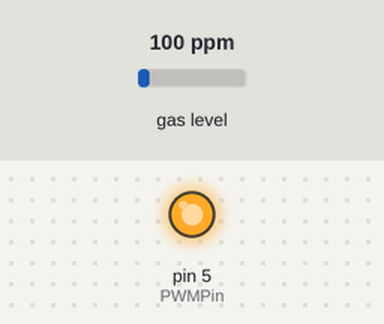
The sketch below on a simulated Arduino Uno, built with avr-gcc and run on an emulated ATmega328P. Shown: output pins drawn as LEDs (lit = HIGH). The inputs (shaded band) are chosen by the test bench; at power-on: gas level 100 ppm. What the sketch prints to the serial monitor is not drawn.

Above: at 0.1 s.
Timing chart, 0 to 1.6 s (numbered marks = the images above):
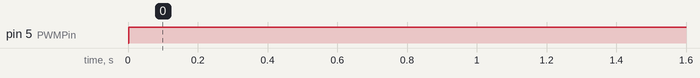

Measured:
- by itself, pin 5 (PWMPin): LOW → HIGH at 0.00 s

The sketch:

testMQ7.ino
```cpp
//Include the library
#include <MQUnifiedsensor.h>

//Definitions
#define placa "Arduino UNO"
#define Voltage_Resolution 5
#define pin A1 //Analog input 0 of your arduino
#define type "MQ-7" //MQ7
#define ADC_Bit_Resolution 10 // For arduino UNO/MEGA/NANO
#define RatioMQ7CleanAir 27.5 //RS / R0 = 27.5 ppm
#define PWMPin 5 // Pin connected to mosfet

//Declare Sensor
MQUnifiedsensor MQ7(placa, Voltage_Resolution, ADC_Bit_Resolution, pin, type);
unsigned long oldTime = 0;

void setup() {
  Serial.begin(9600);
  pinMode(PWMPin, OUTPUT);

  //Set math model to calculate the PPM concentration and the value of constants
  MQ7.setRegressionMethod(1); //_PPM =  a*ratio^b
  MQ7.setA(99.042); MQ7.setB(-1.518); // Configure the equation to calculate CO concentration value

  /*
    Exponential regression:
  GAS     | a      | b
  H2      | 69.014  | -1.374
  LPG     | 700000000 | -7.703
  CH4     | 60000000000000 | -10.54
  CO      | 99.042 | -1.518
  Alcohol | 40000000000000000 | -12.35
  */

  /*****************************  MQ Init ********************************************/
  //Remarks: Configure the pin of arduino as input.
  /************************************************************************************/
  MQ7.init();
  /*
    //If the RL value is different from 10K please assign your RL value with the following method:
    MQ7.setRL(10);
  */
  /*****************************  MQ CAlibration ********************************************/
  // Explanation:
   // In this routine the sensor will measure the resistance of the sensor supposedly before being pre-heated
  // and on clean air (Calibration conditions), setting up R0 value.
  // We recomend executing this routine only on setup in laboratory conditions.
  // This routine does not need to be executed on each restart, you can load your R0 value from eeprom.
  // Acknowledgements: https://jayconsystems.com/blog/understanding-a-gas-sensor
  Serial.print("Calibrating please wait.");
  float calcR0 = 0;
  for(int i = 1; i<=10; i ++)
  {
    MQ7.update(); // Update data, the arduino will read the voltage from the analog pin
    calcR0 += MQ7.calibrate(RatioMQ7CleanAir);
    Serial.print(".");
  }
  Serial.println(calcR0);
  Serial.println(calcR0/10);
  MQ7.setR0(calcR0/10);
  Serial.println("  done!.");

  if(isinf(calcR0)) {Serial.println("Warning: Conection issue, R0 is infinite (Open circuit detected) please check your wiring and supply"); while(1);}
  if(calcR0 == 0){Serial.println("Warning: Conection issue found, R0 is zero (Analog pin shorts to ground) please check your wiring and supply"); while(1);}
  /*****************************  MQ CAlibration ********************************************/
  MQ7.serialDebug(true);
}

void loop() {
  // 60s cycle
  oldTime = millis();
  while(millis() - oldTime <= (60*1000))
  {
    // VH 5 Volts
    analogWrite(5, 255); // 255 is DC 5V output
    MQ7.update(); // Update data, the arduino will read the voltage from the analog pin
    MQ7.readSensor(); // Sensor will read PPM concentration using the model, a and b values set previously or from the setup
    MQ7.serialDebug(); // Will print the table on the serial port
    delay(500); //Sampling frequency
  }

  // 90s cycle
  oldTime = millis();
  while(millis() - oldTime <= (90*1000))
  {
    // VH 1.4 Volts
    analogWrite(5, 20); // 255 is 100%, 20.4 is aprox 8% of Duty cycle for 90s
    MQ7.update(); // Update data, the arduino will read the voltage from the analog pin
    MQ7.readSensor(); // Sensor will read PPM concentration using the model, a and b values set previously or from the setup
    MQ7.serialDebug(); // Will print the table on the serial port
    delay(500); //Sampling frequency
  }
  // Total: 60 + 90s =  2.5 minutes.
}
```
